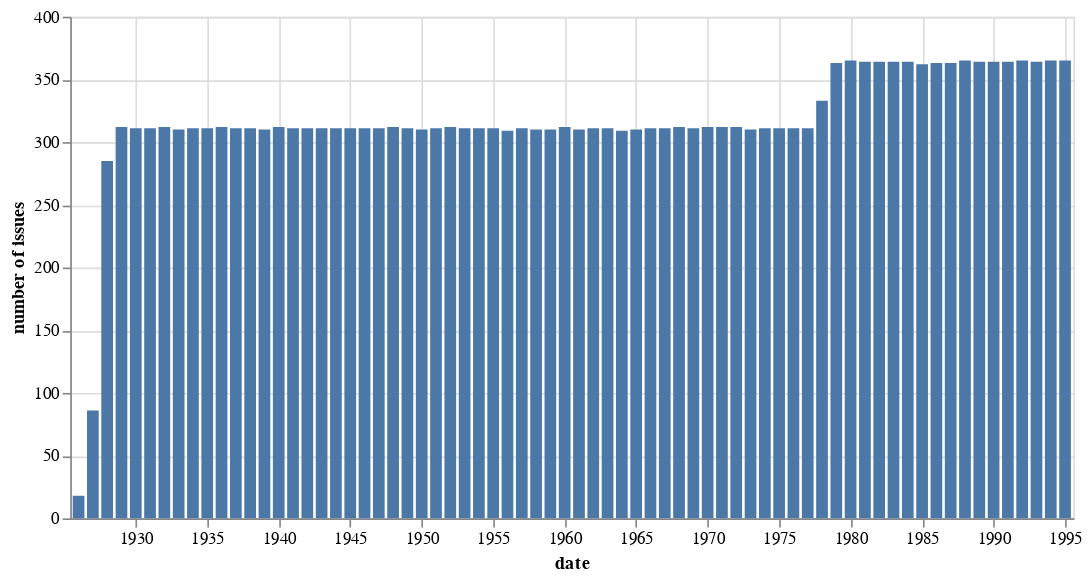

Source (notebook cell):
### Markdown cell above
`````{margin}
````{seealso}
The GLAM Workbench includes a [visualisation of the number of issues per day](https://glam-workbench.net/examples/trove_newspaper_issues_per_day.html) across all of Trove's newspapers.
```{image} /images/issues-per-day.png
:alt: Screencapture of calendar-style visualisation showing the number of issues per day.
:align: center
:width: 80%
```
````
`````
You can use the issue counts to explore changes in the publication frequency of a newspaper. This chart shows the number of issues of the *Canberra Times* published each year. Can you work out when the *Canberra Times* started publishing seven days a week?

### Code cell
chart_issues = alt.Chart(df_years).mark_bar(size=7).encode(
    x="date:T",
    y=alt.Y("issuecount:Q", title="number of issues"),
    tooltip=["date:T","issuecount:Q"]
).properties(width=600)

glue("canberra_times_issues", chart_issues)

### Figure 1 — Vega-Lite specification as saved in the notebook (floating-point values rounded to 4 significant figures)
{"config": {"view": {"continuousWidth": 300, "continuousHeight": 300}}, "data": {"name": "data-a3eb0f21e56b85303bfda2cddd61ac45"}, "mark": {"type": "bar", "size": 7}, "encoding": {"tooltip": [{"field": "date", "type": "temporal"}, {"field": "issuecount", "type": "quantitative"}], "x": {"field": "date", "type": "temporal"}, "y": {"field": "issuecount", "title": "number of issues", "type": "quantitative"}}, "width": 600, "$schema": "https://vega.github.io/schema/vega-lite/v5.8.0.json", "datasets": {"data-a3eb0f21e56b85303bfda2cddd61ac45": [{"date": "1926", "issuecount": 18}, {"date": "1927", "issuecount": 86}, {"date": "1928", "issuecount": 285}, {"date": "1929", "issuecount": 312}, {"date": "1930", "issuecount": 311}, {"date": "1931", "issuecount": 311}, {"date": "1932", "issuecount": 312}, {"date": "1933", "issuecount": 310}, {"date": "1934", "issuecount": 311}, {"date": "1935", "issuecount": 311}, {"date": "1936", "issuecount": 312}, {"date": "1937", "issuecount": 311}, {"date": "1938", "issuecount": 311}, {"date": "1939", "issuecount": 310}, {"date": "1940", "issuecount": 312}, {"date": "1941", "issuecount": 311}, {"date": "1942", "issuecount": 311}, {"date": "1943", "issuecount": 311}, {"date": "1944", "issuecount": 311}, {"date": "1945", "issuecount": 311}, {"date": "1946", "issuecount": 311}, {"date": "1947", "issuecount": 311}, {"date": "1948", "issuecount": 312}, {"date": "1949", "issuecount": 311}, {"date": "1950", "issuecount": 310}, {"date": "1951", "issuecount": 311}, {"date": "1952", "issuecount": 312}, {"date": "1953", "issuecount": 311}, {"date": "1954", "issuecount": 311}, {"date": "1955", "issuecount": 311}, {"date": "1956", "issuecount": 309}, {"date": "1957", "issuecount": 311}, {"date": "1958", "issuecount": 310}, {"date": "1959", "issuecount": 310}, {"date": "1960", "issuecount": 312}, {"date": "1961", "issuecount": 310}, {"date": "1962", "issuecount": 311}, {"date": "1963", "issuecount": 311}, {"date": "1964", "issuecount": 309}, {"date": "1965", "issuecount": 310}, {"date": "1966", "issuecount": 311}, {"date": "1967", "issuecount": 311}, {"date": "1968", "issuecount": 312}, {"date": "1969", "issuecount": 311}, {"date": "1970", "issuecount": 312}, {"date": "1971", "issuecount": 312}, {"date": "1972", "issuecount": 312}, {"date": "1973", "issuecount": 310}, {"date": "1974", "issuecount": 311}, {"date": "1975", "issuecount": 311}, {"date": "1976", "issuecount": 311}, {"date": "1977", "issuecount": 311}, {"date": "1978", "issuecount": 333}, {"date": "1979", "issuecount": 363}, {"date": "1980", "issuecount": 365}, {"date": "1981", "issuecount": 364}, {"date": "1982", "issuecount": 364}, {"date": "1983", "issuecount": 364}, {"date": "1984", "issuecount": 364}, {"date": "1985", "issuecount": 362}, {"date": "1986", "issuecount": 363}, {"date": "1987", "issuecount": 363}, {"date": "1988", "issuecount": 365}, {"date": "1989", "issuecount": 364}, {"date": "1990", "issuecount": 364}, {"date": "1991", "issuecount": 364}, {"date": "1992", "issuecount": 365}, {"date": "1993", "issuecount": 364}, {"date": "1994", "issuecount": 365}, {"date": "1995", "issuecount": 365}]}}
